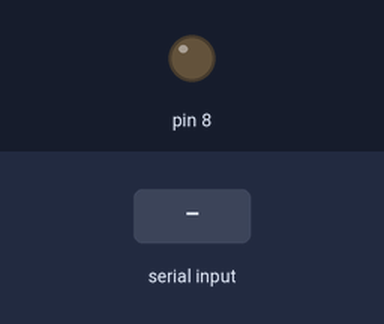
Bench run of a sketch on a simulated Arduino Uno, built with avr-gcc and run on an emulated ATmega328P. Shown: output pins drawn as LEDs (lit = HIGH). The inputs (shaded band) are chosen by the test bench.

Above: at 1.2 s.
1.3 s: "a" received over Serial
At 2.4 s:
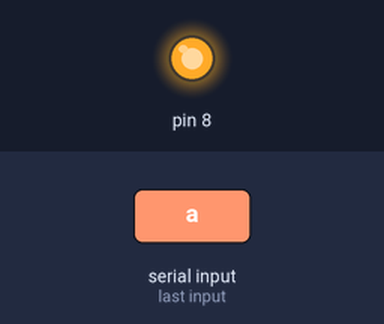
2.8 s: "b" received over Serial
At 3.5 s:
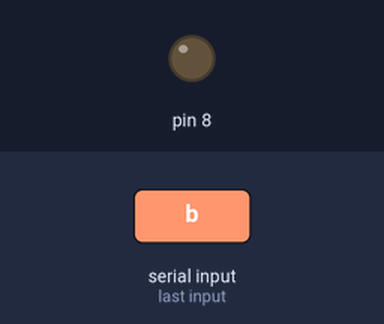
Timing chart, 0 to 5.8 s (numbered marks = the images above; inputs shaded):
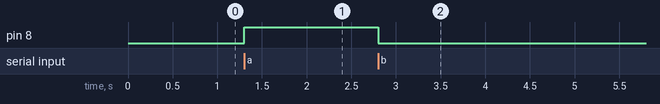

Measured:
- after the input at 1.3 s, pin 8: LOW → HIGH at once
- after the input at 2.8 s, pin 8: HIGH → LOW at once

The sketch:

enviarDatosPotenciometro.ino
```cpp
void setup(){
  Serial.begin(9600);
  pinMode(8,OUTPUT);
}

void loop(){
  if(Serial.available()>0){
    char c = Serial.read();
    if (c == 'a'){
      digitalWrite(8,HIGH);
    }else if (c=='b') {
      digitalWrite(8,LOW);

    }
  }

}
```
